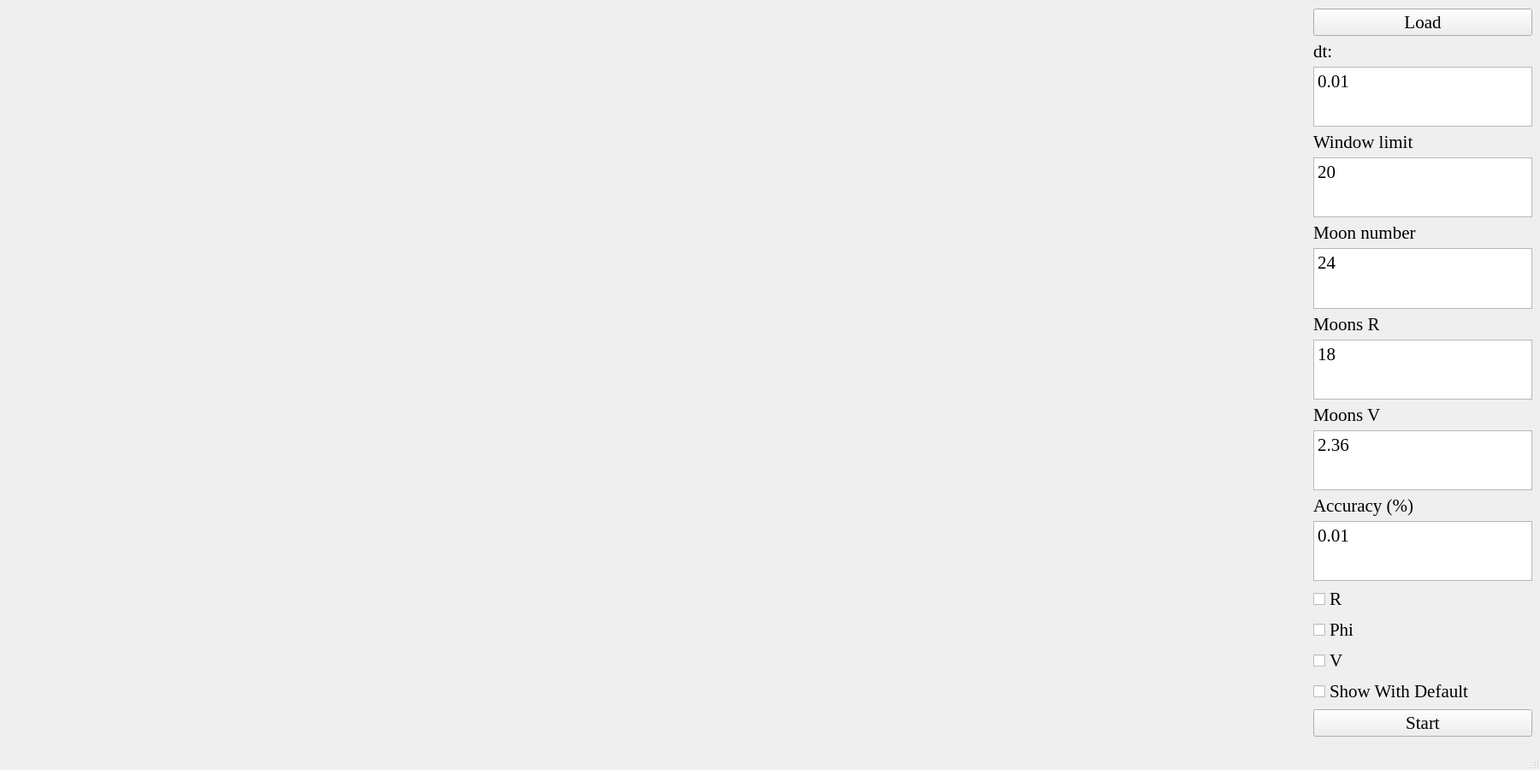
<?xml version="1.0" encoding="UTF-8"?>
<ui version="4.0">
 <class>MainWindow</class>
 <widget class="QMainWindow" name="MainWindow">
  <property name="geometry">
   <rect>
    <x>0</x>
    <y>0</y>
    <width>1800</width>
    <height>900</height>
   </rect>
  </property>
  <property name="font">
   <font>
    <family>Times New Roman</family>
    <pointsize>16</pointsize>
   </font>
  </property>
  <property name="windowTitle">
   <string>Planet System</string>
  </property>
  <widget class="QWidget" name="centralwidget">
   <widget class="QWidget" name="">
    <property name="geometry">
     <rect>
      <x>10</x>
      <y>10</y>
      <width>1781</width>
      <height>851</height>
     </rect>
    </property>
    <layout class="QHBoxLayout" name="horizontalLayout">
     <item>
      <widget class="SpaceWidget" name="SpaceWidget" native="true">
       <property name="sizePolicy">
        <sizepolicy hsizetype="Expanding" vsizetype="Expanding">
         <horstretch>90</horstretch>
         <verstretch>0</verstretch>
        </sizepolicy>
       </property>
      </widget>
     </item>
     <item>
      <layout class="QVBoxLayout" name="verticalLayout_4" stretch="0,0,0,0,0,0,0,0,0,0,0,0,0,0,0,0,0,0">
       <item>
        <widget class="QPushButton" name="LoadButton">
         <property name="font">
          <font>
           <family>Times New Roman</family>
           <pointsize>16</pointsize>
           <weight>50</weight>
           <bold>false</bold>
          </font>
         </property>
         <property name="layoutDirection">
          <enum>Qt::LeftToRight</enum>
         </property>
         <property name="text">
          <string>Load</string>
         </property>
        </widget>
       </item>
       <item>
        <widget class="QLabel" name="label">
         <property name="layoutDirection">
          <enum>Qt::LeftToRight</enum>
         </property>
         <property name="text">
          <string>dt:</string>
         </property>
        </widget>
       </item>
       <item>
        <widget class="QTextEdit" name="TextDt">
         <property name="layoutDirection">
          <enum>Qt::LeftToRight</enum>
         </property>
         <property name="html">
          <string>&lt;!DOCTYPE HTML PUBLIC &quot;-//W3C//DTD HTML 4.0//EN&quot; &quot;http://www.w3.org/TR/REC-html40/strict.dtd&quot;&gt;
&lt;html&gt;&lt;head&gt;&lt;meta name=&quot;qrichtext&quot; content=&quot;1&quot; /&gt;&lt;style type=&quot;text/css&quot;&gt;
p, li { white-space: pre-wrap; }
&lt;/style&gt;&lt;/head&gt;&lt;body style=&quot; font-family:'Times New Roman'; font-size:16pt; font-weight:400; font-style:normal;&quot;&gt;
&lt;p style=&quot; margin-top:0px; margin-bottom:0px; margin-left:0px; margin-right:0px; -qt-block-indent:0; text-indent:0px;&quot;&gt;0.01&lt;/p&gt;&lt;/body&gt;&lt;/html&gt;</string>
         </property>
        </widget>
       </item>
       <item>
        <widget class="QLabel" name="label_2">
         <property name="layoutDirection">
          <enum>Qt::LeftToRight</enum>
         </property>
         <property name="text">
          <string>Window limit</string>
         </property>
        </widget>
       </item>
       <item>
        <widget class="QTextEdit" name="TextTimeLimit">
         <property name="layoutDirection">
          <enum>Qt::LeftToRight</enum>
         </property>
         <property name="html">
          <string>&lt;!DOCTYPE HTML PUBLIC &quot;-//W3C//DTD HTML 4.0//EN&quot; &quot;http://www.w3.org/TR/REC-html40/strict.dtd&quot;&gt;
&lt;html&gt;&lt;head&gt;&lt;meta name=&quot;qrichtext&quot; content=&quot;1&quot; /&gt;&lt;style type=&quot;text/css&quot;&gt;
p, li { white-space: pre-wrap; }
&lt;/style&gt;&lt;/head&gt;&lt;body style=&quot; font-family:'Times New Roman'; font-size:16pt; font-weight:400; font-style:normal;&quot;&gt;
&lt;p style=&quot; margin-top:0px; margin-bottom:0px; margin-left:0px; margin-right:0px; -qt-block-indent:0; text-indent:0px;&quot;&gt;20&lt;/p&gt;&lt;/body&gt;&lt;/html&gt;</string>
         </property>
        </widget>
       </item>
       <item>
        <widget class="QLabel" name="label_3">
         <property name="layoutDirection">
          <enum>Qt::LeftToRight</enum>
         </property>
         <property name="text">
          <string>Moon number</string>
         </property>
        </widget>
       </item>
       <item>
        <widget class="QTextEdit" name="TextMoonNumber">
         <property name="layoutDirection">
          <enum>Qt::LeftToRight</enum>
         </property>
         <property name="html">
          <string>&lt;!DOCTYPE HTML PUBLIC &quot;-//W3C//DTD HTML 4.0//EN&quot; &quot;http://www.w3.org/TR/REC-html40/strict.dtd&quot;&gt;
&lt;html&gt;&lt;head&gt;&lt;meta name=&quot;qrichtext&quot; content=&quot;1&quot; /&gt;&lt;style type=&quot;text/css&quot;&gt;
p, li { white-space: pre-wrap; }
&lt;/style&gt;&lt;/head&gt;&lt;body style=&quot; font-family:'Times New Roman'; font-size:16pt; font-weight:400; font-style:normal;&quot;&gt;
&lt;p style=&quot; margin-top:0px; margin-bottom:0px; margin-left:0px; margin-right:0px; -qt-block-indent:0; text-indent:0px;&quot;&gt;24&lt;/p&gt;&lt;/body&gt;&lt;/html&gt;</string>
         </property>
        </widget>
       </item>
       <item>
        <widget class="QLabel" name="label_5">
         <property name="layoutDirection">
          <enum>Qt::LeftToRight</enum>
         </property>
         <property name="text">
          <string>Moons R</string>
         </property>
        </widget>
       </item>
       <item>
        <widget class="QTextEdit" name="TextMoonsR">
         <property name="layoutDirection">
          <enum>Qt::LeftToRight</enum>
         </property>
         <property name="html">
          <string>&lt;!DOCTYPE HTML PUBLIC &quot;-//W3C//DTD HTML 4.0//EN&quot; &quot;http://www.w3.org/TR/REC-html40/strict.dtd&quot;&gt;
&lt;html&gt;&lt;head&gt;&lt;meta name=&quot;qrichtext&quot; content=&quot;1&quot; /&gt;&lt;style type=&quot;text/css&quot;&gt;
p, li { white-space: pre-wrap; }
&lt;/style&gt;&lt;/head&gt;&lt;body style=&quot; font-family:'Times New Roman'; font-size:16pt; font-weight:400; font-style:normal;&quot;&gt;
&lt;p style=&quot; margin-top:0px; margin-bottom:0px; margin-left:0px; margin-right:0px; -qt-block-indent:0; text-indent:0px;&quot;&gt;18&lt;/p&gt;&lt;/body&gt;&lt;/html&gt;</string>
         </property>
        </widget>
       </item>
       <item>
        <widget class="QLabel" name="label_6">
         <property name="layoutDirection">
          <enum>Qt::LeftToRight</enum>
         </property>
         <property name="text">
          <string>Moons V</string>
         </property>
        </widget>
       </item>
       <item>
        <widget class="QTextEdit" name="TextMoonsV">
         <property name="layoutDirection">
          <enum>Qt::LeftToRight</enum>
         </property>
         <property name="html">
          <string>&lt;!DOCTYPE HTML PUBLIC &quot;-//W3C//DTD HTML 4.0//EN&quot; &quot;http://www.w3.org/TR/REC-html40/strict.dtd&quot;&gt;
&lt;html&gt;&lt;head&gt;&lt;meta name=&quot;qrichtext&quot; content=&quot;1&quot; /&gt;&lt;style type=&quot;text/css&quot;&gt;
p, li { white-space: pre-wrap; }
&lt;/style&gt;&lt;/head&gt;&lt;body style=&quot; font-family:'Times New Roman'; font-size:16pt; font-weight:400; font-style:normal;&quot;&gt;
&lt;p style=&quot; margin-top:0px; margin-bottom:0px; margin-left:0px; margin-right:0px; -qt-block-indent:0; text-indent:0px;&quot;&gt;2.36&lt;/p&gt;&lt;/body&gt;&lt;/html&gt;</string>
         </property>
        </widget>
       </item>
       <item>
        <widget class="QLabel" name="label_4">
         <property name="layoutDirection">
          <enum>Qt::LeftToRight</enum>
         </property>
         <property name="text">
          <string>Accuracy (%)</string>
         </property>
        </widget>
       </item>
       <item>
        <widget class="QTextEdit" name="TextEps">
         <property name="layoutDirection">
          <enum>Qt::LeftToRight</enum>
         </property>
         <property name="html">
          <string>&lt;!DOCTYPE HTML PUBLIC &quot;-//W3C//DTD HTML 4.0//EN&quot; &quot;http://www.w3.org/TR/REC-html40/strict.dtd&quot;&gt;
&lt;html&gt;&lt;head&gt;&lt;meta name=&quot;qrichtext&quot; content=&quot;1&quot; /&gt;&lt;style type=&quot;text/css&quot;&gt;
p, li { white-space: pre-wrap; }
&lt;/style&gt;&lt;/head&gt;&lt;body style=&quot; font-family:'Times New Roman'; font-size:16pt; font-weight:400; font-style:normal;&quot;&gt;
&lt;p style=&quot; margin-top:0px; margin-bottom:0px; margin-left:0px; margin-right:0px; -qt-block-indent:0; text-indent:0px;&quot;&gt;0.01&lt;/p&gt;&lt;/body&gt;&lt;/html&gt;</string>
         </property>
        </widget>
       </item>
       <item>
        <widget class="QCheckBox" name="CheckR">
         <property name="layoutDirection">
          <enum>Qt::LeftToRight</enum>
         </property>
         <property name="text">
          <string>R</string>
         </property>
        </widget>
       </item>
       <item>
        <widget class="QCheckBox" name="CheckPhi">
         <property name="layoutDirection">
          <enum>Qt::LeftToRight</enum>
         </property>
         <property name="text">
          <string>Phi</string>
         </property>
        </widget>
       </item>
       <item>
        <widget class="QCheckBox" name="CheckV">
         <property name="layoutDirection">
          <enum>Qt::LeftToRight</enum>
         </property>
         <property name="text">
          <string>V</string>
         </property>
        </widget>
       </item>
       <item>
        <widget class="QCheckBox" name="CheckShow">
         <property name="text">
          <string>Show With Default</string>
         </property>
        </widget>
       </item>
       <item>
        <widget class="QPushButton" name="StartButton">
         <property name="font">
          <font>
           <family>Times New Roman</family>
           <pointsize>16</pointsize>
           <weight>50</weight>
           <bold>false</bold>
          </font>
         </property>
         <property name="layoutDirection">
          <enum>Qt::LeftToRight</enum>
         </property>
         <property name="text">
          <string>Start</string>
         </property>
        </widget>
       </item>
      </layout>
     </item>
    </layout>
   </widget>
  </widget>
  <widget class="QStatusBar" name="statusbar"/>
 </widget>
 <customwidgets>
  <customwidget>
   <class>SpaceWidget</class>
   <extends>QWidget</extends>
   <header location="global">spacewidget.h</header>
   <container>1</container>
  </customwidget>
 </customwidgets>
 <resources/>
 <connections/>
</ui>
